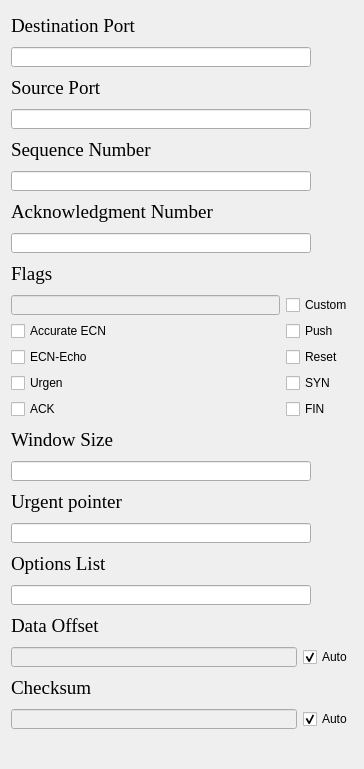
               <widget class="QWidget" name="scrollAreaWidgetContents_4">
                <property name="geometry">
                 <rect>
                  <x>0</x>
                  <y>0</y>
                  <width>364</width>
                  <height>769</height>
                 </rect>
                </property>
                <property name="minimumSize">
                 <size>
                  <width>0</width>
                  <height>0</height>
                 </size>
                </property>
                <layout class="QVBoxLayout" name="verticalLayout_9">
                 <item>
                  <widget class="QLabel" name="tcpDstPortLabel">
                   <property name="minimumSize">
                    <size>
                     <width>0</width>
                     <height>30</height>
                    </size>
                   </property>
                   <property name="font">
                    <font>
                     <family>Times New Roman</family>
                     <pointsize>14</pointsize>
                    </font>
                   </property>
                   <property name="text">
                    <string>Destination Port</string>
                   </property>
                  </widget>
                 </item>
                 <item>
                  <widget class="QLineEdit" name="tcpDstPortLineEdit">
                   <property name="sizePolicy">
                    <sizepolicy hsizetype="Expanding" vsizetype="Minimum">
                     <horstretch>0</horstretch>
                     <verstretch>0</verstretch>
                    </sizepolicy>
                   </property>
                   <property name="minimumSize">
                    <size>
                     <width>0</width>
                     <height>20</height>
                    </size>
                   </property>
                   <property name="maximumSize">
                    <size>
                     <width>300</width>
                     <height>40</height>
                    </size>
                   </property>
                   <property name="font">
                    <font>
                     <family>Times New Roman</family>
                    </font>
                   </property>
                  </widget>
                 </item>
                 <item>
                  <widget class="QLabel" name="tcpSrcPortLabel">
                   <property name="minimumSize">
                    <size>
                     <width>0</width>
                     <height>30</height>
                    </size>
                   </property>
                   <property name="font">
                    <font>
                     <family>Times New Roman</family>
                     <pointsize>14</pointsize>
                    </font>
                   </property>
                   <property name="text">
                    <string>Source Port</string>
                   </property>
                  </widget>
                 </item>
                 <item>
                  <widget class="QLineEdit" name="tcpSrcPortLineEdit">
                   <property name="sizePolicy">
                    <sizepolicy hsizetype="Expanding" vsizetype="Minimum">
                     <horstretch>0</horstretch>
                     <verstretch>0</verstretch>
                    </sizepolicy>
                   </property>
                   <property name="minimumSize">
                    <size>
                     <width>0</width>
                     <height>20</height>
                    </size>
                   </property>
                   <property name="maximumSize">
                    <size>
                     <width>300</width>
                     <height>40</height>
                    </size>
                   </property>
                   <property name="font">
                    <font>
                     <family>Times New Roman</family>
                    </font>
                   </property>
                  </widget>
                 </item>
                 <item>
                  <widget class="QLabel" name="tcpSeqNumLabel">
                   <property name="minimumSize">
                    <size>
                     <width>0</width>
                     <height>30</height>
                    </size>
                   </property>
                   <property name="font">
                    <font>
                     <family>Times New Roman</family>
                     <pointsize>14</pointsize>
                    </font>
                   </property>
                   <property name="text">
                    <string>Sequence Number</string>
                   </property>
                  </widget>
                 </item>
                 <item>
                  <widget class="QLineEdit" name="tcpSeqNumLineEdit">
                   <property name="sizePolicy">
                    <sizepolicy hsizetype="Expanding" vsizetype="Minimum">
                     <horstretch>0</horstretch>
                     <verstretch>0</verstretch>
                    </sizepolicy>
                   </property>
                   <property name="minimumSize">
                    <size>
                     <width>0</width>
                     <height>20</height>
                    </size>
                   </property>
                   <property name="maximumSize">
                    <size>
                     <width>300</width>
                     <height>40</height>
                    </size>
                   </property>
                   <property name="font">
                    <font>
                     <family>Times New Roman</family>
                    </font>
                   </property>
                  </widget>
                 </item>
                 <item>
                  <widget class="QLabel" name="tcpAckNumLabel">
                   <property name="minimumSize">
                    <size>
                     <width>0</width>
                     <height>30</height>
                    </size>
                   </property>
                   <property name="font">
                    <font>
                     <family>Times New Roman</family>
                     <pointsize>14</pointsize>
                    </font>
                   </property>
                   <property name="text">
                    <string>Acknowledgment Number</string>
                   </property>
                  </widget>
                 </item>
                 <item>
                  <widget class="QLineEdit" name="tcpAckNumLineEdit">
                   <property name="sizePolicy">
                    <sizepolicy hsizetype="Expanding" vsizetype="Minimum">
                     <horstretch>0</horstretch>
                     <verstretch>0</verstretch>
                    </sizepolicy>
                   </property>
                   <property name="minimumSize">
                    <size>
                     <width>0</width>
                     <height>20</height>
                    </size>
                   </property>
                   <property name="maximumSize">
                    <size>
                     <width>300</width>
                     <height>40</height>
                    </size>
                   </property>
                   <property name="font">
                    <font>
                     <family>Times New Roman</family>
                    </font>
                   </property>
                  </widget>
                 </item>
                 <item>
                  <widget class="QLabel" name="tcpFlagsLabel">
                   <property name="minimumSize">
                    <size>
                     <width>0</width>
                     <height>30</height>
                    </size>
                   </property>
                   <property name="font">
                    <font>
                     <family>Times New Roman</family>
                     <pointsize>14</pointsize>
                    </font>
                   </property>
                   <property name="text">
                    <string>Flags</string>
                   </property>
                  </widget>
                 </item>
                 <item>
                  <layout class="QGridLayout" name="gridLayout">
                   <item row="1" column="1">
                    <widget class="QCheckBox" name="tcpFlPSHCheck">
                     <property name="text">
                      <string>Push</string>
                     </property>
                    </widget>
                   </item>
                   <item row="2" column="1">
                    <widget class="QCheckBox" name="tcpFlRESCheck">
                     <property name="text">
                      <string>Reset</string>
                     </property>
                    </widget>
                   </item>
                   <item row="3" column="1">
                    <widget class="QCheckBox" name="tcpFlSYNCheck">
                     <property name="text">
                      <string>SYN</string>
                     </property>
                    </widget>
                   </item>
                   <item row="3" column="0">
                    <widget class="QCheckBox" name="tcpFlURGCheck">
                     <property name="text">
                      <string>Urgen</string>
                     </property>
                    </widget>
                   </item>
                   <item row="4" column="0">
                    <widget class="QCheckBox" name="tcpFlACKCheck">
                     <property name="text">
                      <string>ACK</string>
                     </property>
                    </widget>
                   </item>
                   <item row="1" column="0">
                    <widget class="QCheckBox" name="tcpFlENCCheck">
                     <property name="text">
                      <string>Accurate ECN</string>
                     </property>
                    </widget>
                   </item>
                   <item row="2" column="0">
                    <widget class="QCheckBox" name="tcpFlENCECheck">
                     <property name="text">
                      <string>ECN-Echo</string>
                     </property>
                    </widget>
                   </item>
                   <item row="4" column="1">
                    <widget class="QCheckBox" name="tcpFlFINCheck">
                     <property name="text">
                      <string>FIN</string>
                     </property>
                    </widget>
                   </item>
                   <item row="0" column="0">
                    <widget class="QLineEdit" name="tcpCustFlLineEdit">
                     <property name="enabled">
                      <bool>false</bool>
                     </property>
                     <property name="sizePolicy">
                      <sizepolicy hsizetype="Expanding" vsizetype="Minimum">
                       <horstretch>0</horstretch>
                       <verstretch>0</verstretch>
                      </sizepolicy>
                     </property>
                     <property name="minimumSize">
                      <size>
                       <width>0</width>
                       <height>20</height>
                      </size>
                     </property>
                     <property name="maximumSize">
                      <size>
                       <width>300</width>
                       <height>40</height>
                      </size>
                     </property>
                     <property name="font">
                      <font>
                       <family>Times New Roman</family>
                      </font>
                     </property>
                    </widget>
                   </item>
                   <item row="0" column="1">
                    <widget class="QCheckBox" name="tcpCusFlCheck">
                     <property name="text">
                      <string>Custom</string>
                     </property>
                    </widget>
                   </item>
                  </layout>
                 </item>
                 <item>
                  <widget class="QLabel" name="tcpWindSizeLabel">
                   <property name="minimumSize">
                    <size>
                     <width>0</width>
                     <height>30</height>
                    </size>
                   </property>
                   <property name="font">
                    <font>
                     <family>Times New Roman</family>
                     <pointsize>14</pointsize>
                    </font>
                   </property>
                   <property name="text">
                    <string>Window Size</string>
                   </property>
                  </widget>
                 </item>
                 <item>
                  <widget class="QLineEdit" name="tcpWindSizeLineEdit">
                   <property name="sizePolicy">
                    <sizepolicy hsizetype="Expanding" vsizetype="Minimum">
                     <horstretch>0</horstretch>
                     <verstretch>0</verstretch>
                    </sizepolicy>
                   </property>
                   <property name="minimumSize">
                    <size>
                     <width>0</width>
                     <height>20</height>
                    </size>
                   </property>
                   <property name="maximumSize">
                    <size>
                     <width>300</width>
                     <height>40</height>
                    </size>
                   </property>
                   <property name="font">
                    <font>
                     <family>Times New Roman</family>
                    </font>
                   </property>
                  </widget>
                 </item>
                 <item>
                  <widget class="QLabel" name="tcpUrgPLabel">
                   <property name="minimumSize">
                    <size>
                     <width>0</width>
                     <height>30</height>
                    </size>
                   </property>
                   <property name="font">
                    <font>
                     <family>Times New Roman</family>
                     <pointsize>14</pointsize>
                    </font>
                   </property>
                   <property name="text">
                    <string>Urgent pointer</string>
                   </property>
                  </widget>
                 </item>
                 <item>
                  <widget class="QLineEdit" name="tcpUrgPLineEdit">
                   <property name="sizePolicy">
                    <sizepolicy hsizetype="Expanding" vsizetype="Minimum">
                     <horstretch>0</horstretch>
                     <verstretch>0</verstretch>
                    </sizepolicy>
                   </property>
                   <property name="minimumSize">
                    <size>
                     <width>0</width>
                     <height>20</height>
                    </size>
                   </property>
                   <property name="maximumSize">
                    <size>
                     <width>300</width>
                     <height>40</height>
                    </size>
                   </property>
                   <property name="font">
                    <font>
                     <family>Times New Roman</family>
                    </font>
                   </property>
                  </widget>
                 </item>
                 <item>
                  <widget class="QLabel" name="tcpOptListLabel">
                   <property name="minimumSize">
                    <size>
                     <width>0</width>
                     <height>30</height>
                    </size>
                   </property>
                   <property name="font">
                    <font>
                     <family>Times New Roman</family>
                     <pointsize>14</pointsize>
                    </font>
                   </property>
                   <property name="text">
                    <string>Options List</string>
                   </property>
                  </widget>
                 </item>
                 <item>
                  <widget class="QLineEdit" name="tcpOptListLineEdit">
                   <property name="sizePolicy">
                    <sizepolicy hsizetype="Expanding" vsizetype="Minimum">
                     <horstretch>0</horstretch>
                     <verstretch>0</verstretch>
                    </sizepolicy>
                   </property>
                   <property name="minimumSize">
                    <size>
                     <width>0</width>
                     <height>20</height>
                    </size>
                   </property>
                   <property name="maximumSize">
                    <size>
                     <width>300</width>
                     <height>40</height>
                    </size>
                   </property>
                   <property name="font">
                    <font>
                     <family>Times New Roman</family>
                    </font>
                   </property>
                  </widget>
                 </item>
                 <item>
                  <widget class="QLabel" name="tcpDataOffLabel">
                   <property name="minimumSize">
                    <size>
                     <width>0</width>
                     <height>30</height>
                    </size>
                   </property>
                   <property name="font">
                    <font>
                     <family>Times New Roman</family>
                     <pointsize>14</pointsize>
                    </font>
                   </property>
                   <property name="text">
                    <string>Data Offset</string>
                   </property>
                  </widget>
                 </item>
                 <item>
                  <layout class="QHBoxLayout" name="horizontalLayout_16">
                   <item>
                    <widget class="QLineEdit" name="tcpDataOffLineEdit">
                     <property name="enabled">
                      <bool>false</bool>
                     </property>
                     <property name="sizePolicy">
                      <sizepolicy hsizetype="Expanding" vsizetype="Minimum">
                       <horstretch>0</horstretch>
                       <verstretch>0</verstretch>
                      </sizepolicy>
                     </property>
                     <property name="minimumSize">
                      <size>
                       <width>0</width>
                       <height>20</height>
                      </size>
                     </property>
                     <property name="maximumSize">
                      <size>
                       <width>300</width>
                       <height>40</height>
                      </size>
                     </property>
                     <property name="font">
                      <font>
                       <family>Times New Roman</family>
                      </font>
                     </property>
                    </widget>
                   </item>
                   <item>
                    <widget class="QCheckBox" name="tcpDataOffACB">
                     <property name="text">
                      <string>Auto</string>
                     </property>
                     <property name="checked">
                      <bool>true</bool>
                     </property>
                     <property name="tristate">
                      <bool>false</bool>
                     </property>
                    </widget>
                   </item>
                  </layout>
                 </item>
                 <item>
                  <widget class="QLabel" name="tcpChecksumLabel">
                   <property name="minimumSize">
                    <size>
                     <width>0</width>
                     <height>30</height>
                    </size>
                   </property>
                   <property name="font">
                    <font>
                     <family>Times New Roman</family>
                     <pointsize>14</pointsize>
                    </font>
                   </property>
                   <property name="text">
                    <string>Checksum</string>
                   </property>
                  </widget>
                 </item>
                 <item>
                  <layout class="QHBoxLayout" name="horizontalLayout_17">
                   <item>
                    <widget class="QLineEdit" name="tcpChecksumLineEdit">
                     <property name="enabled">
                      <bool>false</bool>
                     </property>
                     <property name="sizePolicy">
                      <sizepolicy hsizetype="Expanding" vsizetype="Minimum">
                       <horstretch>0</horstretch>
                       <verstretch>0</verstretch>
                      </sizepolicy>
                     </property>
                     <property name="minimumSize">
                      <size>
                       <width>0</width>
                       <height>20</height>
                      </size>
                     </property>
                     <property name="maximumSize">
                      <size>
                       <width>300</width>
                       <height>40</height>
                      </size>
                     </property>
                     <property name="font">
                      <font>
                       <family>Times New Roman</family>
                      </font>
                     </property>
                    </widget>
                   </item>
                   <item>
                    <widget class="QCheckBox" name="tcpChecksumACB">
                     <property name="text">
                      <string>Auto</string>
                     </property>
                     <property name="checked">
                      <bool>true</bool>
                     </property>
                    </widget>
                   </item>
                  </layout>
                 </item>
                 <item>
                  <spacer name="verticalSpacer_5">
                   <property name="orientation">
                    <enum>Qt::Vertical</enum>
                   </property>
                   <property name="sizeHint" stdset="0">
                    <size>
                     <width>20</width>
                     <height>40</height>
                    </size>
                   </property>
                  </spacer>
                 </item>
                </layout>
               </widget>
